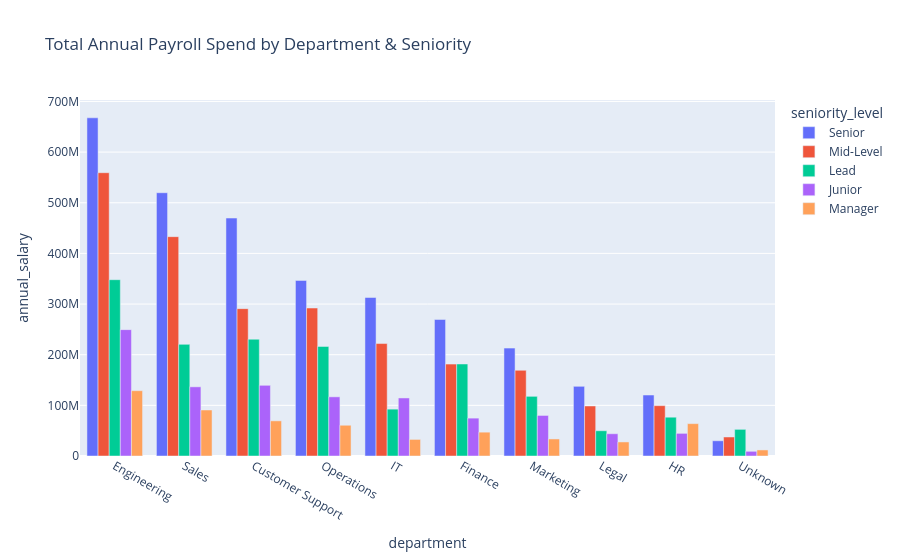

Source (notebook cell):
### Markdown cell above
### Question 4 (Basic): Total Payroll Spend by Department & Seniority
Aggregate total annual payroll expenditure grouped by department and seniority tier using a grouped bar chart.

### Code cell
dept_salary_seniority = (
    df.groupby(["department", "seniority_level"], as_index=False)["annual_salary"]
      .sum().sort_values(by="annual_salary", ascending=False)
)

fig = px.bar(
    dept_salary_seniority,
    x="department",
    y="annual_salary",
    color="seniority_level",
    barmode="group",  
    title="Total Annual Payroll Spend by Department & Seniority",

)
fig.show()

### Figure 1 — Plotly figure (JSON) as saved in the notebook; plotly's stock layout.template omitted (floating-point values rounded to 4 significant figures)
{"data": [{"alignmentgroup": "True", "hovertemplate": "seniority_level=Senior<br>department=%{x}<br>annual_salary=%{y}<extra></extra>", "legendgroup": "Senior", "marker": {"color": "#636efa", "pattern": {"shape": ""}}, "name": "Senior", "offsetgroup": "Senior", "orientation": "v", "showlegend": true, "textposition": "auto", "type": "bar", "x": ["Engineering", "Sales", "Customer Support", "Operations", "IT", "Finance", "Marketing", "Legal", "HR", "Unknown"], "xaxis": "x", "y": [667710700, 519787900, 469770100, 346624900, 312955100, 269510900, 212988100, 137581500, 120399150, 30057000], "yaxis": "y"}, {"alignmentgroup": "True", "hovertemplate": "seniority_level=Mid-Level<br>department=%{x}<br>annual_salary=%{y}<extra></extra>", "legendgroup": "Mid-Level", "marker": {"color": "#EF553B", "pattern": {"shape": ""}}, "name": "Mid-Level", "offsetgroup": "Mid-Level", "orientation": "v", "showlegend": true, "textposition": "auto", "type": "bar", "x": ["Engineering", "Sales", "Operations", "Customer Support", "IT", "Finance", "Marketing", "HR", "Legal", "Unknown"], "xaxis": "x", "y": [559301000, 433047500, 292155700, 290949850, 222038950, 181421100, 169192700, 99386000, 98752500, 37535900], "yaxis": "y"}, {"alignmentgroup": "True", "hovertemplate": "seniority_level=Lead<br>department=%{x}<br>annual_salary=%{y}<extra></extra>", "legendgroup": "Lead", "marker": {"color": "#00cc96", "pattern": {"shape": ""}}, "name": "Lead", "offsetgroup": "Lead", "orientation": "v", "showlegend": true, "textposition": "auto", "type": "bar", "x": ["Engineering", "Customer Support", "Sales", "Operations", "Finance", "Marketing", "IT", "HR", "Unknown", "Legal"], "xaxis": "x", "y": [348063500, 230563150, 220411400, 216316400, 181655600, 117811700, 92491950, 76577950, 52621200, 49867900], "yaxis": "y"}, {"alignmentgroup": "True", "hovertemplate": "seniority_level=Junior<br>department=%{x}<br>annual_salary=%{y}<extra></extra>", "legendgroup": "Junior", "marker": {"color": "#ab63fa", "pattern": {"shape": ""}}, "name": "Junior", "offsetgroup": "Junior", "orientation": "v", "showlegend": true, "textposition": "auto", "type": "bar", "x": ["Engineering", "Customer Support", "Sales", "Operations", "IT", "Marketing", "Finance", "HR", "Legal", "Unknown"], "xaxis": "x", "y": [249498400, 139591100, 136577100, 116812000, 114595950, 80051400, 74776500, 44696700, 43956900, 9251400], "yaxis": "y"}, {"alignmentgroup": "True", "hovertemplate": "seniority_level=Manager<br>department=%{x}<br>annual_salary=%{y}<extra></extra>", "legendgroup": "Manager", "marker": {"color": "#FFA15A", "pattern": {"shape": ""}}, "name": "Manager", "offsetgroup": "Manager", "orientation": "v", "showlegend": true, "textposition": "auto", "type": "bar", "x": ["Engineering", "Sales", "Customer Support", "HR", "Operations", "Finance", "Marketing", "IT", "Legal", "Unknown"], "xaxis": "x", "y": [128915300, 90810900, 69377400, 63879800, 60700200, 47069600, 33634000, 32728150, 27743600, 11966000], "yaxis": "y"}], "layout": {"barmode": "group", "legend": {"title": {"text": "seniority_level"}, "tracegroupgap": 0}, "title": {"text": "Total Annual Payroll Spend by Department & Seniority"}, "xaxis": {"anchor": "y", "domain": [0, 1], "title": {"text": "department"}}, "yaxis": {"anchor": "x", "domain": [0, 1], "title": {"text": "annual_salary"}}}}
